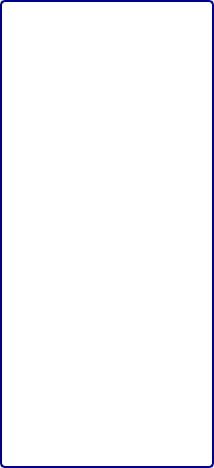
<?xml version="1.0" encoding="UTF-8"?>
<ui version="4.0">
 <class>NoteListWidget</class>
 <widget class="QWidget" name="NoteListWidget">
  <property name="geometry">
   <rect>
    <x>0</x>
    <y>0</y>
    <width>214</width>
    <height>468</height>
   </rect>
  </property>
  <property name="windowTitle">
   <string>Form</string>
  </property>
  <layout class="QVBoxLayout" name="verticalLayout">
   <property name="spacing">
    <number>0</number>
   </property>
   <property name="leftMargin">
    <number>0</number>
   </property>
   <property name="topMargin">
    <number>0</number>
   </property>
   <property name="rightMargin">
    <number>0</number>
   </property>
   <property name="bottomMargin">
    <number>0</number>
   </property>
   <item>
    <widget class="QListWidget" name="noteList">
     <property name="focusPolicy">
      <enum>Qt::NoFocus</enum>
     </property>
     <property name="styleSheet">
      <string notr="true">QListWidget {
    background-color: white;
    color: darkblue;
    font-size: 16px;
    border: 2px solid darkblue;
    border-radius: 5px;
}</string>
     </property>
     <property name="frameShape">
      <enum>QFrame::NoFrame</enum>
     </property>
    </widget>
   </item>
  </layout>
 </widget>
 <resources/>
 <connections/>
</ui>
